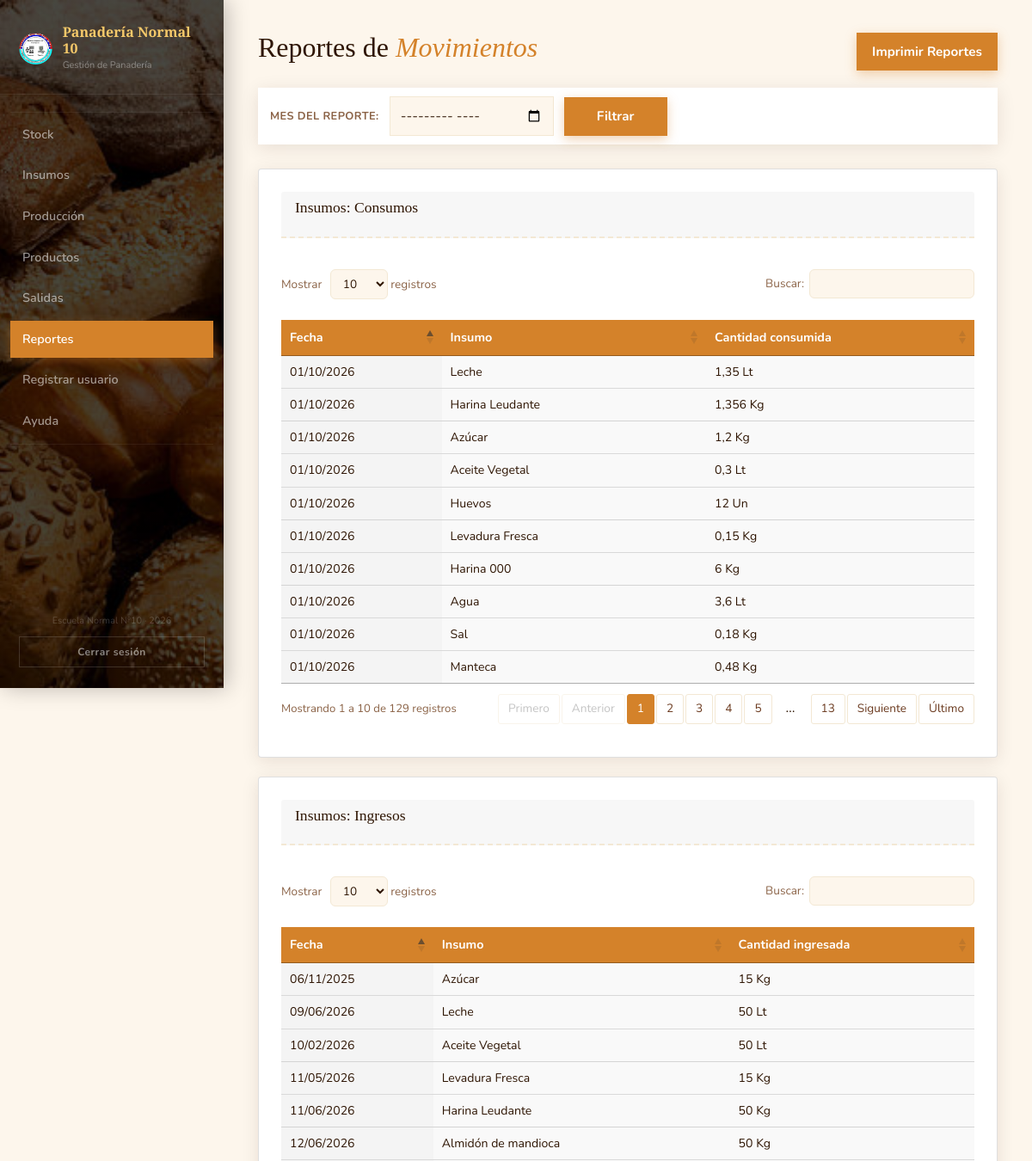
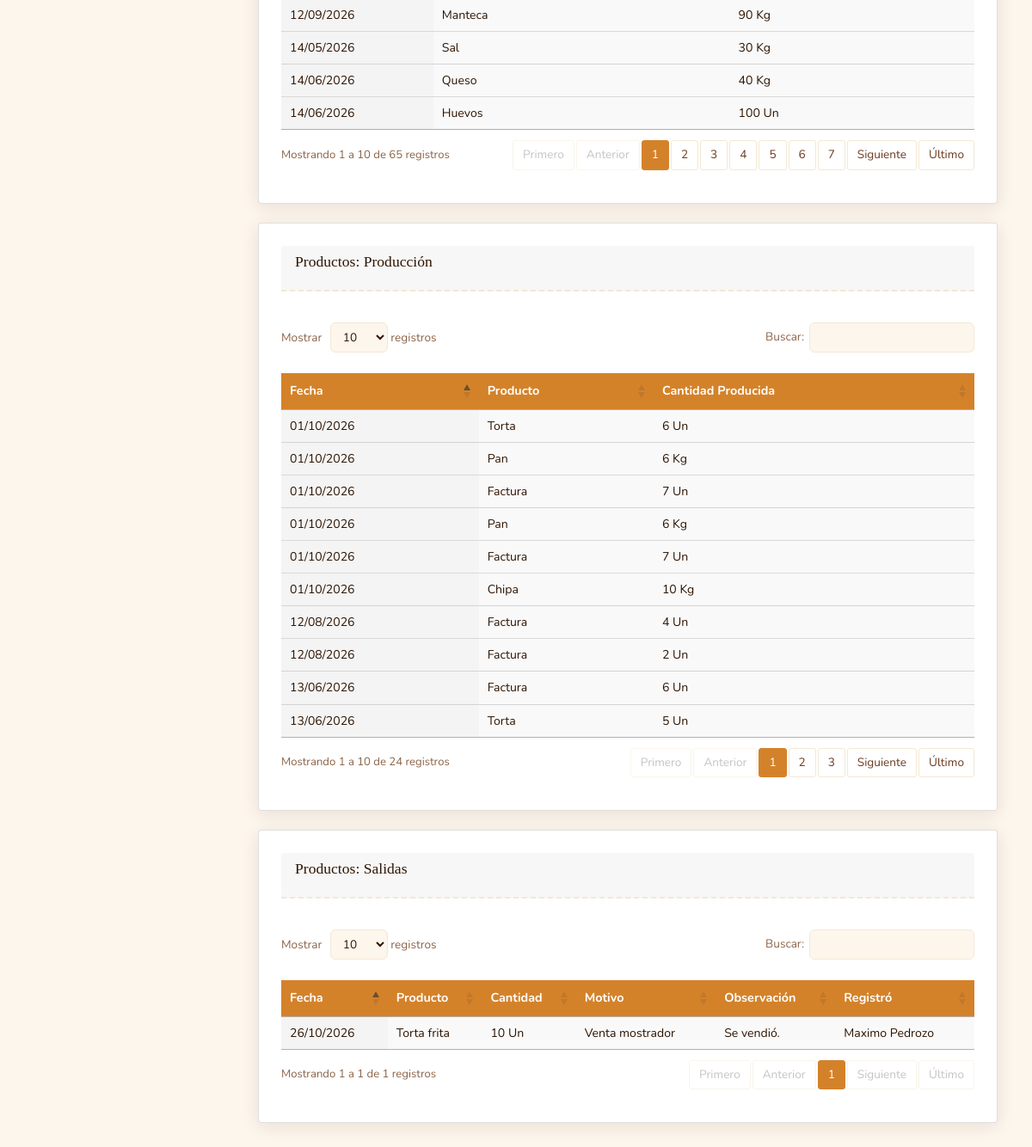
The app's page /reportes.php (signed in) with its own data (2 pictures, top to bottom).
### tables this page shows
CREATE TABLE `produccion` (
  `idproduccion` int(11) NOT NULL AUTO_INCREMENT,
  `id_producto` int(11) NOT NULL,
  `cantidad` decimal(10,3) NOT NULL,
  `fecha` datetime NOT NULL DEFAULT current_timestamp(),
  PRIMARY KEY (`idproduccion`),
  KEY `fk_produccion_producto` (`id_producto`),
  CONSTRAINT `fk_produccion_producto` FOREIGN KEY (`id_producto`) REFERENCES `productos` (`idproductos`)
);

CREATE TABLE `insumos` (
  `idinsumos` int(11) NOT NULL AUTO_INCREMENT,
  `idunidad_de_medida` int(11) NOT NULL,
  `nombre` varchar(45) NOT NULL,
  PRIMARY KEY (`idinsumos`),
  KEY `fk_insumo_unidad_idx` (`idunidad_de_medida`),
  CONSTRAINT `fk_insumo_unidad` FOREIGN KEY (`idunidad_de_medida`) REFERENCES `unidad_de_medida` (`idunidad_de_medida`)
);

CREATE TABLE `unidad_de_medida` (
  `idunidad_de_medida` int(11) NOT NULL AUTO_INCREMENT,
  `nombre` varchar(45) NOT NULL,
  `abreviatura` varchar(10) NOT NULL,
  PRIMARY KEY (`idunidad_de_medida`)
);

CREATE TABLE `productos` (
  `idproductos` int(11) NOT NULL AUTO_INCREMENT,
  `idunidad_de_medida` int(11) NOT NULL,
  `nombre` varchar(45) NOT NULL,
  PRIMARY KEY (`idproductos`),
  KEY `fk_producto_unidad_idx` (`idunidad_de_medida`),
  CONSTRAINT `fk_producto_unidad` FOREIGN KEY (`idunidad_de_medida`) REFERENCES `unidad_de_medida` (`idunidad_de_medida`)
);

CREATE TABLE `salidas_productos` (
  `idsalida` int(11) NOT NULL AUTO_INCREMENT,
  `id_producto` int(11) NOT NULL,
  `id_usuario` int(11) DEFAULT NULL,
  `cantidad` decimal(10,3) NOT NULL,
  `motivo` varchar(40) NOT NULL,
  `observacion` varchar(255) DEFAULT NULL,
  `fecha` datetime NOT NULL DEFAULT current_timestamp(),
  PRIMARY KEY (`idsalida`),
  KEY `fk_salida_producto_idx` (`id_producto`),
  KEY `fk_salida_usuario_idx` (`id_usuario`),
  KEY `idx_salidas_fecha` (`fecha`),
  CONSTRAINT `fk_salida_producto` FOREIGN KEY (`id_producto`) REFERENCES `productos` (`idproductos`),
  CONSTRAINT `fk_salida_usuario` FOREIGN KEY (`id_usuario`) REFERENCES `usuarios` (`idusuarios`) ON DELETE SET NULL
);

### PHP/utilidades.php (called while the page is built)
<?php
if (!function_exists('formatear_cantidad')) {
    function formatear_cantidad($numero) {
        $texto = number_format((float) $numero, 3, ',', '');
        return rtrim(rtrim($texto, '0'), ',') ?: '0';
    }
}

### reportes.php (the view, shortened to what this page needs)
<?php
require_once 'conexion.php';
require_once 'PHP/utilidades.php';
$mes_seleccionado = '';
$filtro_produccion = '';
$filtro_compras    = '';
$filtro_salidas    = '';
?>
<!DOCTYPE html>
<html lang="es">
<head>
  <link rel="stylesheet" href="Framework/bootstrap-5.1.3/css/bootstrap.min.css"/>
  <link rel="stylesheet" href="Libreria/DataTables/datatables.min.css"/>
  <link rel="stylesheet" href="CSS/styles.css"/>
</head>
<body>
  <aside class="sidebar">
    <div class="sidebar-brand">
      <div class="brand-icon"><img src="CSS/Imagenes/Logo.png" alt="Logo panadería"></div>
      <div class="brand-text">
        <span class="brand-name">Panadería Normal 10</span>
        <span class="brand-sub">Gestión de Panadería</span>
      </div>
    </div>
    <ul class="nav-links">
      <?php include 'sidebar.php'; ?>
    </ul>
    <div class="sidebar-footer">
      <span>Escuela Normal N°10 · 2026</span>
      <a href="logout.php" class="btn-logout">Cerrar sesión</a>
    </div>
  </aside>
  <main class="main-content">
    <header class="page-header">
      <div>
        <h1 class="page-title">Reportes de <em>Movimientos</em></h1>
      </div>
      <form method="GET" action="reportes.php" class="filtro-top">
        <label>Mes del reporte:</label>
        <input type="month" name="mes" value="<?= htmlspecialchars($mes_seleccionado) ?>">
        <button type="submit" class="btn-filtrar">Filtrar</button>
      </form>
      <div>
        <a href="PHP/PDF/reportes_pdf.php<?= $mes_seleccionado ? '?mes=' . urlencode($mes_seleccionado) : '' ?>"
           class="btn-pdf" target="_blank">Imprimir Reportes</a>
      </div>
    </header>
    <?php
    $sufijo_vacio = $mes_seleccionado ? ' para este mes' : '';
    $consumos_insumos = mysqli_query($conexion, "
        SELECT p.fecha, i.nombre AS nombre_insumo,
               p.cantidad * r.cantidad AS cantidad_consumida, u.abreviatura
        FROM produccion p
        INNER JOIN receta r              ON p.id_producto = r.id_producto
        INNER JOIN insumos i             ON r.id_insumo = i.idinsumos
        INNER JOIN unidad_de_medida u    ON i.idunidad_de_medida = u.idunidad_de_medida
        $filtro_produccion
        ORDER BY p.fecha DESC
    ");
    ?>
    <section class="card" aria-label="Consumos de insumos">
      <header class="card-header"><h2>Insumos: Consumos</h2></header>
      <?php if (mysqli_num_rows($consumos_insumos) === 0): ?>
        <p class="sin-datos">No hay consumos registrados<?= $sufijo_vacio ?>.</p>
      <?php else: ?>
        <table id="tabla-consumos" class="display">
          <thead>
            <tr>
              <th>Fecha</th>
              <th>Insumo</th>
              <th>Cantidad consumida</th>
            </tr>
          </thead>
          <tbody>
            <?php while ($fila = mysqli_fetch_assoc($consumos_insumos)): ?>
              <tr>
                <td><?= date('d/m/Y', strtotime($fila['fecha'])) ?></td>
                <td><?= htmlspecialchars($fila['nombre_insumo']) ?></td>
                <td><?= formatear_cantidad($fila['cantidad_consumida']) ?> <?= htmlspecialchars($fila['abreviatura']) ?></td>
              </tr>
            <?php endwhile; ?>
          </tbody>
        </table>
      <?php endif; ?>
    </section>
    <?php
    $ingresos_insumos = mysqli_query($conexion, "
        SELECT c.fecha, i.nombre AS nombre_insumo, c.cantidad, u.abreviatura
        FROM entrada_insumos c
        INNER JOIN insumos i          ON c.id_insumos = i.idinsumos
        INNER JOIN unidad_de_medida u ON i.idunidad_de_medida = u.idunidad_de_medida
        $filtro_compras
        ORDER BY c.fecha DESC, c.idcompras_insumos DESC
    ");
    ?>
    <section class="card" aria-label="Ingresos de insumos">
      <header class="card-header"><h2>Insumos: Ingresos</h2></header>
      <?php if (mysqli_num_rows($ingresos_insumos) === 0): ?>
        <p class="sin-datos">No hay ingresos registrados<?= $sufijo_vacio ?>.</p>
      <?php else: ?>
        <table id="tabla-ingresos" class="display">
          <thead>
            <tr>
              <th>Fecha</th>
              <th>Insumo</th>
              <th>Cantidad ingresada</th>
            </tr>
          </thead>
          <tbody>
            <?php while ($fila = mysqli_fetch_assoc($ingresos_insumos)): ?>
              <tr>
                <td><?= date('d/m/Y', strtotime($fila['fecha'])) ?></td>
                <td><?= htmlspecialchars($fila['nombre_insumo']) ?></td>
                <td><?= formatear_cantidad($fila['cantidad']) ?> <?= htmlspecialchars($fila['abreviatura']) ?></td>
              </tr>
            <?php endwhile; ?>
          </tbody>
        </table>
      <?php endif; ?>
    </section>
    <?php
    $produccion_registrada = mysqli_query($conexion, "
        SELECT p.fecha, pr.nombre AS nombre_producto, p.cantidad, u.abreviatura
        FROM produccion p
        INNER JOIN productos pr       ON p.id_producto = pr.idproductos
        INNER JOIN unidad_de_medida u ON pr.idunidad_de_medida = u.idunidad_de_medida
        $filtro_produccion
        ORDER BY p.fecha DESC
    ");
    ?>
    <section class="card" aria-label="Producción registrada">
      <header class="card-header"><h2>Productos: Producción</h2></header>
      <?php if (mysqli_num_rows($produccion_registrada) === 0): ?>
        <p class="sin-datos">No hay producciones registradas<?= $sufijo_vacio ?>.</p>
      <?php else: ?>
        <table id="tabla-produccion" class="display">
          <thead>
            <tr>
              <th>Fecha</th>
              <th>Producto</th>
              <th>Cantidad Producida</th>
            </tr>
          </thead>
          <tbody>
            <?php while ($fila = mysqli_fetch_assoc($produccion_registrada)): ?>
              <tr>
                <td><?= date('d/m/Y', strtotime($fila['fecha'])) ?></td>
                <td><?= htmlspecialchars($fila['nombre_producto']) ?></td>
                <td><?= formatear_cantidad($fila['cantidad']) ?> <?= htmlspecialchars($fila['abreviatura']) ?></td>
              </tr>
            <?php endwhile; ?>
          </tbody>
        </table>
      <?php endif; ?>
    </section>
    <?php
    $salidas_registradas = mysqli_query($conexion, "
        SELECT s.fecha, pr.nombre AS nombre_producto, s.cantidad,
               s.motivo, s.observacion, u.abreviatura,
               CONCAT_WS(' ', us.nombre, us.apellido) AS nombre_usuario
        FROM salidas_productos s
        INNER JOIN productos pr        ON s.id_producto = pr.idproductos
        INNER JOIN unidad_de_medida u  ON pr.idunidad_de_medida = u.idunidad_de_medida
        LEFT  JOIN usuarios us         ON s.id_usuario = us.idusuarios
        $filtro_salidas
        ORDER BY s.fecha DESC
    ");
    ?>
    <section class="card" aria-label="Salidas registradas">
      <header class="card-header"><h2>Productos: Salidas</h2></header>
      <?php if (mysqli_num_rows($salidas_registradas) === 0): ?>
        <p class="sin-datos">No hay salidas registradas<?= $sufijo_vacio ?>.</p>
      <?php else: ?>
        <table id="tabla-salidas" class="display">
          <thead>
            <tr>
              <th>Fecha</th>
              <th>Producto</th>
              <th>Cantidad</th>
              <th>Motivo</th>
              <th>Observación</th>
              <th>Registró</th>
            </tr>
          </thead>
          <tbody>
            <?php while ($fila = mysqli_fetch_assoc($salidas_registradas)): ?>
              <tr>
                <td><?= date('d/m/Y', strtotime($fila['fecha'])) ?></td>
                <td><?= htmlspecialchars($fila['nombre_producto']) ?></td>
                <td><?= formatear_cantidad($fila['cantidad']) ?> <?= htmlspecialchars($fila['abreviatura']) ?></td>
                <td><?= htmlspecialchars($fila['motivo']) ?></td>
                <td><?= $fila['observacion'] !== null && $fila['observacion'] !== '' ? htmlspecialchars($fila['observacion']) : '—' ?></td>
                <td><?= htmlspecialchars($fila['nombre_usuario'] ?: '—') ?></td>
              </tr>
            <?php endwhile; ?>
          </tbody>
        </table>
      <?php endif; ?>
    </section>
  </main>
</body>
</html>

### CSS/styles.css (style rules this page uses)
*, *::before, *::after { box-sizing: border-box; margin: 0; padding: 0; }
:root { --cream: #fdf6ec; --cream-dark: #f3e8d4; --brown-dark: #2e1503; --brown-mid: #6b3a1f; --amber: #d4822a; --gold-light: #f5c96a; --red-accent: #c84b2f; --green: #5a8a3c; --text-main: #2e1503; --text-muted: #8b6347; --sidebar-w: 260px; --shadow: 0 4px 20px rgba(46, 21, 3, 0.1); }
html { scroll-behavior: smooth; }
body { min-height: 100vh; background: var(--cream); color: var(--text-main); font-family: 'Nunito', sans-serif; }
img { display: block; max-width: 100%; }
a { color: inherit; }
button, input, select, textarea { font: inherit; }
.main-content { flex: 1; margin-left: var(--sidebar-w); padding: 36px 40px; }
.page-header { display: flex; align-items: flex-end; justify-content: space-between; gap: 20px; margin-bottom: 28px; }
.page-title { color: var(--brown-dark); font-family: 'Playfair Display', serif; font-size: 2rem; }
.page-title em { color: var(--amber); font-style: italic; }
.sidebar { position: fixed; top: 0; left: 0; z-index: 100; display: flex; flex-direction: column; width: var(--sidebar-w); height: 100vh; padding-bottom: 24px; background: linear-gradient(rgba(0, 0, 0, 0.72), rgba(0, 0, 0, 0.72)), url('Imagenes/Pan.jpg') center / cover no-repeat; box-shadow: 4px 0 24px rgba(0, 0, 0, 0.25); }
.sidebar-brand { display: flex; align-items: center; gap: 12px; padding: 28px 22px 24px; border-bottom: 1px solid rgba(255, 255, 255, 0.08); }
.brand-icon img { width: 40px; height: 40px; object-fit: contain; }
.brand-text { display: flex; flex-direction: column; }
.brand-name { color: var(--gold-light); font-family: 'Playfair Display', serif; font-size: 1rem; font-weight: 700; line-height: 1.2; }
.brand-sub { margin-top: 2px; color: rgba(255, 255, 255, 0.4); font-size: 0.68rem; }
.nav-links { display: flex; flex: 1; flex-direction: column; gap: 4px; padding: 20px 12px; list-style: none; }
.sidebar-footer { padding: 0 22px; color: rgba(255, 255, 255, 0.2); font-size: 0.68rem; text-align: center; }
.btn-logout { display: block; margin-top: 10px; padding: 8px 0; font-size: 0.75rem; font-weight: 700; letter-spacing: 0.04em; text-align: center; text-decoration: none; color: rgba(255, 255, 255, 0.5); border: 1px solid rgba(255, 255, 255, 0.15); transition: background 0.2s ease, color 0.2s ease, transform 0.2s ease; }
.card { margin-bottom: 22px; padding: 26px; overflow-x: auto; background: #fff; box-shadow: var(--shadow); }
.card-header { display: flex; align-items: center; justify-content: space-between; margin-bottom: 20px; padding-bottom: 14px; border-bottom: 2px dashed var(--cream-dark); }
.card-header h2 { color: var(--brown-dark); font-family: 'Playfair Display', serif; font-size: 1.1rem; }
.btn-primary, .btn-filtrar, .btn-limpiar, .btn-pdf { display: inline-flex; align-items: center; justify-content: center; min-height: 44px; padding: 11px 18px; color: #fff; font-family: 'Nunito', sans-serif; font-size: 0.95rem; font-weight: 700; text-decoration: none; background: var(--amber); border: none; box-shadow: 0 4px 12px rgba(212, 130, 42, 0.35); cursor: pointer; transition: transform 0.2s ease, background 0.2s ease, box-shadow 0.2s ease; }
.btn-filtrar, .btn-pdf { min-width: 120px; }
.filtro-top { display: flex; flex-wrap: wrap; align-items: center; gap: 12px; padding: 10px 14px; background: #fff; box-shadow: var(--shadow); }
.filtro-top label { color: var(--text-muted); font-size: 0.8rem; font-weight: 700; letter-spacing: 0.4px; text-transform: uppercase; }
.filtro-top input[type='month'] { padding: 10px 12px; color: var(--text-main); background: var(--cream); border: 1px solid var(--cream-dark); }
table { width: 100%; margin-bottom: 12px; border-collapse: collapse; }
table th { padding: 10px; color: #fff; font-size: 0.9rem; font-weight: 700; text-align: left; background: var(--amber); }
table td { padding: 8px 10px; font-size: 0.88rem; }
table tbody tr:nth-child(even) { background: #f9f9f9; }
@media (max-width: 1200px) { .page-header { flex-wrap: wrap; } }
@media (max-width: 1200px) { .page-header .filtro-top { order: 3; flex-basis: 100%; } }

### records on screen
produccion: fecha "01/10/2026", insumos.nombre "Leche", cantidad_consumida "1,35", unidad_de_medida.abreviatura "Lt", insumos.nombre "Harina Leudante", cantidad_consumida "1,356", unidad_de_medida.abreviatura "Kg", insumos.nombre "Azúcar", cantidad_consumida "1,2", insumos.nombre "Aceite Vegetal", cantidad_consumida "0,3", insumos.nombre "Huevos", cantidad_consumida "12", unidad_de_medida.abreviatura "Un", id_producto.nombre "Torta", cantidad "6"
produccion: fecha "01/10/2026", insumos.nombre "Levadura Fresca", cantidad_consumida "0,15", unidad_de_medida.abreviatura "Kg", insumos.nombre "Harina 000", cantidad_consumida "6", insumos.nombre "Agua", cantidad_consumida "3,6", unidad_de_medida.abreviatura "Lt", insumos.nombre "Sal", cantidad_consumida "0,18", insumos.nombre "Manteca", cantidad_consumida "0,48", id_producto.nombre "Pan", cantidad "6"
produccion: fecha "01/10/2026", id_producto.nombre "Factura", cantidad "7", unidad_de_medida.abreviatura "Un"
produccion: fecha "01/10/2026", id_producto.nombre "Pan", cantidad "6", unidad_de_medida.abreviatura "Kg"
produccion: fecha "01/10/2026", id_producto.nombre "Factura", cantidad "7", unidad_de_medida.abreviatura "Un"
produccion: fecha "01/10/2026", id_producto.nombre "Chipa", cantidad "10", unidad_de_medida.abreviatura "Kg"
produccion: fecha "12/08/2026", id_producto.nombre "Factura", cantidad "4", unidad_de_medida.abreviatura "Un"
produccion: fecha "12/08/2026", id_producto.nombre "Factura", cantidad "2", unidad_de_medida.abreviatura "Un"
produccion: fecha "13/06/2026", id_producto.nombre "Factura", cantidad "6", unidad_de_medida.abreviatura "Un"
produccion: fecha "13/06/2026", id_producto.nombre "Torta", cantidad "5", unidad_de_medida.abreviatura "Un"
salidas_productos: fecha "26/10/2026", id_producto.nombre "Torta frita", cantidad "10", unidad_de_medida.abreviatura "Un", motivo "Venta mostrador", observacion "Se vendió.", nombre_usuario "Maximo Pedrozo"

### other values on screen
$item['etiqueta'] "Stock"
$item['etiqueta'] "Insumos"
$item['etiqueta'] "Producción"
$item['etiqueta'] "Productos"
$item['etiqueta'] "Salidas"
$item['etiqueta'] "Reportes"
$item['etiqueta'] "Registrar usuario"
$item['etiqueta'] "Ayuda"
date('d/m/Y', strtotime($fila['fecha'])) "12/09/2026"
$fila['nombre_insumo'] "Manteca"
formatear_cantidad($fila['cantidad']) "90"
$fila['abreviatura'] "Kg"
date('d/m/Y', strtotime($fila['fecha'])) "14/06/2026"
$fila['nombre_insumo'] "Queso"
formatear_cantidad($fila['cantidad']) "40"
